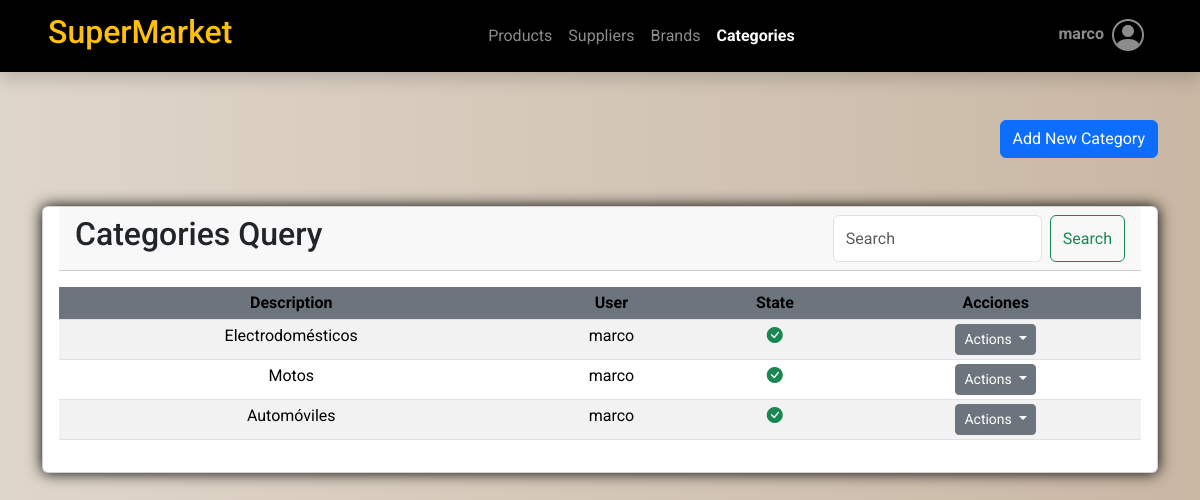
The page /categories/ (signed in) on the database its author committed.
### ventas/models.py (models this page shows, shortened)
class Company(models.Model):
    business_name = models.CharField(max_length=100)
    ruc = models.BigIntegerField(unique=True)  # BigIntegerField si el RUC puede ser un número grande

class Category(models.Model):
    description = models.CharField(verbose_name='Categoria',max_length=100)
    user = models.ForeignKey(User,on_delete=models.CASCADE)
    created = models.DateTimeField(auto_now_add=True)
    updated = models.DateTimeField(auto_now=True)
    state = models.BooleanField('Activo', default = True)
    class Meta:
        verbose_name = 'Categoria'
        verbose_name_plural = 'Categorias'
        ordering = ['description']
        indexes = [models.Index(fields=['description']),]

### ventas/views.py (the view, shortened to what this page needs)
# urls.py: path('categories/', views.categories, name='categories'),
def categories(request):
    categories = Category.objects.all().order_by('id')
    if request.method == 'GET':
        query = request.GET.get('q')
        if query:
            categories = categories.filter(name__icontains=query)
        data = {
            "title1": "Categories",
            "title2": "Categories Query",
            "form": CategoryForm(),
            'categories': categories,
            'company': company,
        }
        return render(request, 'ventas/categories/categories.html', data)

### ventas/forms.py
class CategoryForm(ModelForm):
    class Meta:
        model = Category
        fields = ['description', 'state']

### templates/ventas/categories/categories.html (shortened to what this page needs)
{% extends 'base.html' %}
{% block content %}
<div class="container mt-5">
    <div class="row">
        <div class="col text-end">
            <button type="button" class="btn btn-primary" data-bs-toggle="modal" data-bs-target="#modalCrearCategory">
                Add New Category
            </button>
        </div>
    </div>
    <div class="row">
        <div class="col">
            <div class="card text-center my-5">
                <div class="card-header d-flex justify-content-between mx-3">
                    <h2>{{ title2 }}</h2>
                    <form class="d-flex" role="search">
                        <input class="form-control me-2" type="search" name="q" id="search-input" placeholder="Search"
                            aria-label="Search" value="{{ request.GET.q }}">
                        <button class="btn btn-outline-success" type="submit" id="search-button">Search</button>
                    </form>
                </div>
                <div class="card-body">
                    <div class="table">
                        <table class="table table-striped text-center table-sm">
                            <thead>
                                <tr>
                                    <th class="bg-secondary">Description</th>
                                    <th class="bg-secondary">User</th>
                                    <th class="bg-secondary">State</th>
                                    <th class="bg-secondary">Acciones</th>
                                </tr>
                            </thead>
                            <tbody>
                                {% for category in categories %}
                                <tr>
                                    <td class="text-center">{{ category.description }}</td>
                                    <td class="text-center">{{ category.user }}</td>
                                    {% if category.state %}
                                    <td class="text-center"><i class="bi bi-check-circle-fill text-success"></i>
                                    </td>
                                    {% else %}
                                    <td class="text-center"><i class="bi bi-x-circle-fill text-danger"></i></td>
                                    {% endif %}
                                    <td class="text-center">
                                        <div class="dropdown-center">
                                            <button class="btn btn-secondary btn-sm dropdown-toggle" type="button"
                                                data-bs-toggle="dropdown" aria-expanded="false">
                                                Actions
                                            </button>
                                        </div>
                                    </td>
                                </tr>
                                {% endfor %}
                            </tbody>
                        </table>
                    </div>
                </div>
            </div>
        </div>
    </div>
</div>
{% endblock content %}

### templates/base.html (shortened to what this page needs)
<!doctype html>
<html lang="en">
<head>
    {% load static %}
    <link href="https://cdn.jsdelivr.net/npm/bootstrap@5.3.3/dist/css/bootstrap.min.css" rel="stylesheet"
>
    <link rel="stylesheet" href="https://cdn.jsdelivr.net/npm/bootstrap-icons@1.10.5/font/bootstrap-icons.css">
    <link rel="stylesheet" type="text/css" href="{% static 'css/main.css' %}">
</head>
<body>
    <header id="header" class="shadow">
        <nav class="navbar navbar-expand-lg bg-black navbar-dark sticky-top justify-content-between" id="nav">
            <a href="#" class="navbar-brand mx-5">
                <h2 class="text-warning">{{ company.business_name }}</h2>
            </a>
            <div class="collapse navbar-collapse flex-grow-0 mx-5" id="contenido-nav">
                <ul class="navbar-nav">
                    <li class="nav-item">
                        <a href="{% url 'ventas:products' %}"
                            class="nav-link {% if '/products/' in request.path %}active fw-bold{% endif %}">
                            Products
                        </a>
                    </li>
                    <li class="nav-item">
                        <a href="{% url 'ventas:suppliers' %}"
                            class="nav-link {% if '/suppliers/' in request.path %}active fw-bold{% endif %}">
                            Suppliers
                        </a>
                    </li>
                    <li class="nav-item">
                        <a href="{% url 'ventas:brands' %}"
                            class="nav-link {% if '/brands/' in request.path %}active fw-bold{% endif %}">
                            Brands
                        </a>
                    </li>
                    <li class="nav-item">
                        <a href="{% url 'ventas:categories' %}"
                            class="nav-link {% if '/categories/' in request.path %}active fw-bold{% endif %}">
                            Categories
                        </a>
                    </li>
                </ul>
            </div>
            <div class="collapse navbar-collapse flex-grow-0 mx-5" id="contenido-nav">
                <ul class="navbar-nav">
                    <li class="nav-item dropdown">
                        <div class="btn-group">
                            <a href="#" class="nav-link dropdown fs-3 d-flex align-items-center" id="btn-dropdown-informacion"
                                data-bs-toggle="dropdown" aria-haspopup="true" aria-expanded="true">
                                <div class="d-flex flex-column me-2 fw-bolder">
                                    {% if user.is_authenticated %}
                                    <span class="fs-6">{{ user.username }}</span>
                                    {% else %}
                                    <span>Guest</span>
                                    {% endif %}
                                </div>
                                <i class="bi bi-person-circle"></i>
                            </a>
                        </div>
                    </li>
                </ul>
            </div>
        </nav>
    </header>
    <main id="content">
        {% block content %}{% endblock content %}
    </main>
</body>
</html>

### static/css/main.css (style rules this page uses)
body { font-family: 'Roboto', sans-serif; margin: 0; padding: 0; color: #333333; background: linear-gradient(to right, rgb(231, 200, 170), rgb(223, 214, 202) 0%, #c9b7a4 100%); }
.card { box-shadow: 0 0 15px 0 black; }
.nav-link.dropdown { display: flex; align-items: center; padding: 0; }
.nav-link.dropdown .bi-person-circle { font-size: 2rem; }
.nav-link.dropdown .flex-column { display: flex; flex-direction: column; align-items: flex-start; margin-top: -4px; }

### rows shown on the page
Company: business_name "SuperMarket"
Category: description "Electrodomésticos", user "marco", state True (drawn)
Category: description "Motos", user "marco", state True (drawn)
Category: description "Automóviles", user "marco", state True (drawn)

### other values the page prints
{{ user.username }} "marco"
{{ title2 }} "Categories Query"
